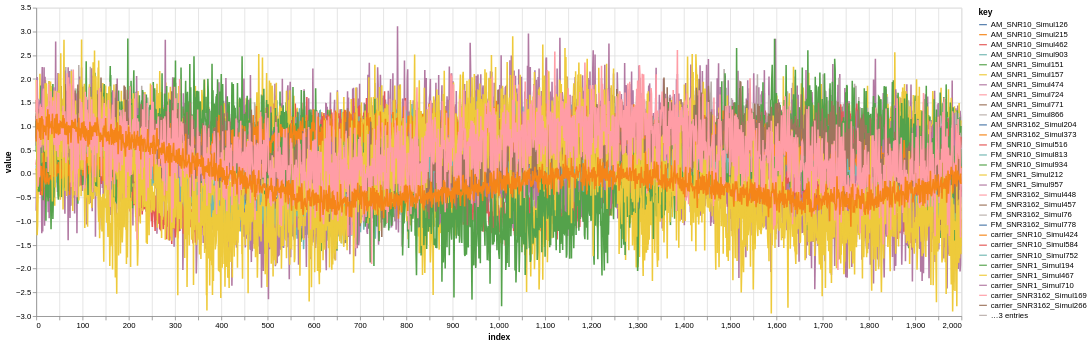

Here is the notebook cell this chart was saved with:
### Code cell
alt.Chart(
    df.iloc[:n_rows].reset_index()
).transform_fold(
    df.columns.str.replace('.', '').to_list()
).mark_line().encode(
    x='index:Q', y='value:Q', color='key:N'
).properties(width=1_200, height=400)

### Figure 1 — Vega-Lite specification as saved in the notebook (floating-point values rounded to 4 significant figures; data arrays with more than 128 entries replaced by an {"elided": "..."} marker saying what was removed)
{"config": {"view": {"continuousWidth": 300, "continuousHeight": 300}}, "data": {"name": "data-47486d4b8d55e7cf7bb95ba322cbd717"}, "mark": {"type": "line"}, "encoding": {"color": {"field": "key", "type": "nominal"}, "x": {"field": "index", "type": "quantitative"}, "y": {"field": "value", "type": "quantitative"}}, "height": 400, "transform": [{"fold": ["AM_SNR3162_Simul373", "carrier_SNR3162_Simul169", "FM_SNR10_Simul934", "carrier_SNR1_Simul710", "FM_SNR10_Simul813", "AM_SNR1_Simul157", "carrier_SNR10_Simul584", "FM_SNR3162_Simul76", "carrier_SNR10_Simul752", "AM_SNR10_Simul126", "AM_SNR1_Simul151", "carrier_SNR3162_Simul338", "AM_SNR1_Simul866", "carrier_SNR3162_Simul385", "carrier_SNR3162_Simul961", "FM_SNR1_Simul957", "FM_SNR3162_Simul457", "AM_SNR10_Simul462", "FM_SNR3162_Simul778", "FM_SNR10_Simul516", "carrier_SNR1_Simul467", "AM_SNR1_Simul474", "carrier_SNR1_Simul194", "AM_SNR10_Simul903", "carrier_SNR10_Simul424", "FM_SNR3162_Simul448", "carrier_SNR3162_Simul266", "AM_SNR1_Simul771", "FM_SNR1_Simul212", "AM_SNR1_Simul724", "AM_SNR3162_Simul204", "AM_SNR10_Simul215"]}], "width": 1200, "$schema": "https://vega.github.io/schema/vega-lite/v5.8.0.json", "datasets": {"data-47486d4b8d55e7cf7bb95ba322cbd717": {"elided": "2000 records"}}}
